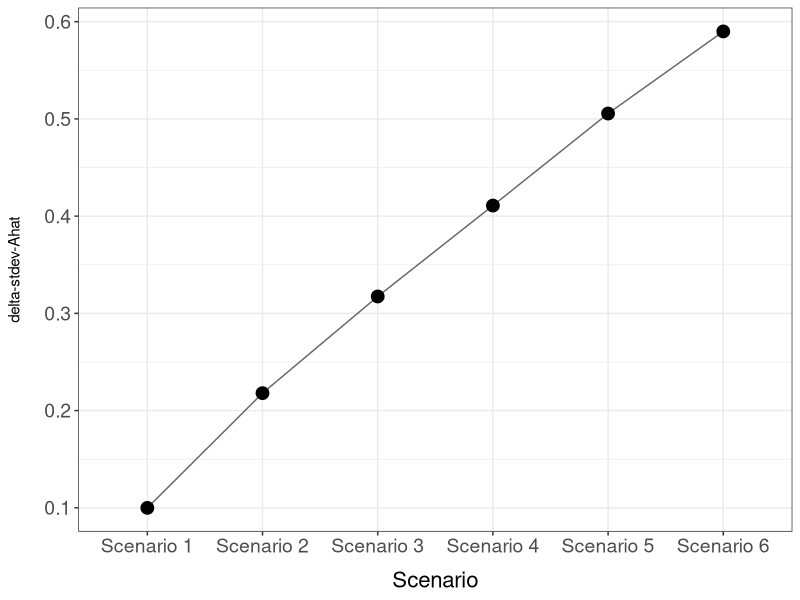
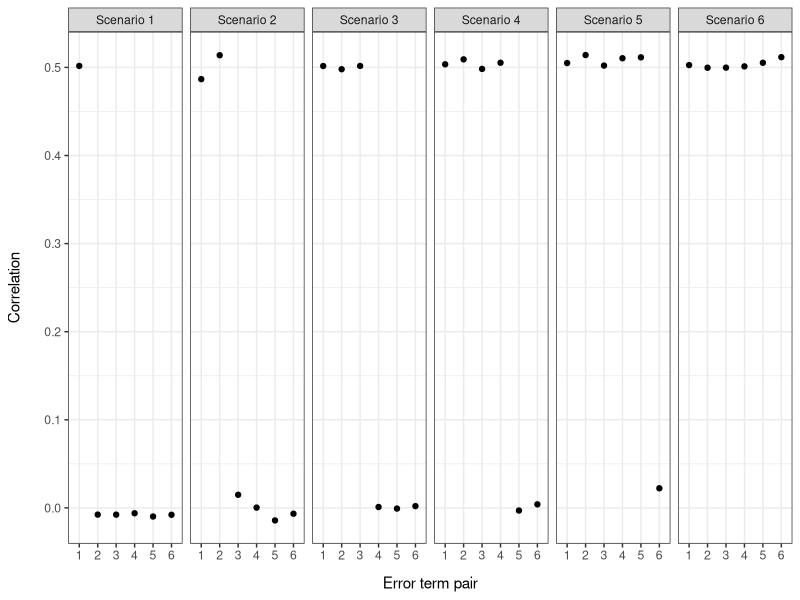

Write the R code that produced these figures, in order.
###############################################################################
#  Appendix demo 5 
#
#  Effect of differences among pairwise correlations.
#  Goal is to produce to graphical outputs:
#   1) a bar graph: y:delta-stdev  x:discrete pairwise scenarios
#   2) facets of point or bar graphs:  y:pairwise correlation, x=6 pairs,
#      facets are the six discrete pairwise scenarios
#
#  November 2026
#
###############################################################################


library(tibble)
library(dplyr)
library(tidyr)
library(stringr)
library(ggplot2)
library(MASS)


############################################################################
#  set fixed parameters and initialize results df
############################################################################
A <- 5   # kelp area, hectares
k <- 0.1
N <- 10000

results_df <- data.frame(
  rho_e1_e2 = numeric(),
  rho_e1_e3 = numeric(),
  rho_e1_e4 = numeric(),
  rho_e2_e3 = numeric(),
  rho_e2_e4 = numeric(),
  rho_e3_e4 = numeric(),
  var_Ahat = numeric()
)
 

############################################################################
# create correlation matrices for the six scenarios of pairwise correlation
# and store in list corr_scenarios
############################################################################

corr_scenarios <- list()
init_matrix <- matrix(0.0, nrow=4, ncol=4)
diag(init_matrix) <- 1


### no pairwise correlation - baseline scenario
corr_scenarios[[1]] <- init_matrix


### one pair correlated
hi_corr_value <- 0.5
corr_matrix <- init_matrix
corr_matrix[1,2] <- hi_corr_value
corr_matrix[2,1] <- hi_corr_value
corr_scenarios[[2]] <- corr_matrix

# test eigen values of correlation matrix to ensure will work with mvrnorm
eigen_vals <- eigen(corr_matrix)$values
if (any(eigen_vals < 0)) {
  print("negative eigen value")
}

### two pair correlated
hi_corr_value <- 0.5
corr_matrix <- init_matrix
corr_matrix[1,2] <- hi_corr_value
corr_matrix[2,1] <- hi_corr_value
corr_matrix[1,3] <- hi_corr_value
corr_matrix[3,1] <- hi_corr_value
corr_scenarios[[3]] <- corr_matrix

### three pair correlated
hi_corr_value <- 0.5
corr_matrix <- init_matrix
corr_matrix[1,2] <- hi_corr_value
corr_matrix[2,1] <- hi_corr_value
corr_matrix[1,3] <- hi_corr_value
corr_matrix[3,1] <- hi_corr_value
corr_matrix[1,4] <- hi_corr_value
corr_matrix[4,1] <- hi_corr_value
corr_scenarios[[4]] <- corr_matrix

### four pair correlated
hi_corr_value <- 0.5
corr_matrix <- init_matrix
corr_matrix[1,2] <- hi_corr_value
corr_matrix[2,1] <- hi_corr_value
corr_matrix[1,3] <- hi_corr_value
corr_matrix[3,1] <- hi_corr_value
corr_matrix[1,4] <- hi_corr_value
corr_matrix[4,1] <- hi_corr_value
corr_matrix[2,3] <- hi_corr_value
corr_matrix[3,2] <- hi_corr_value
corr_scenarios[[5]] <- corr_matrix

### five pair correlated
hi_corr_value <- 0.5
corr_matrix <- init_matrix
corr_matrix[1,2] <- hi_corr_value
corr_matrix[2,1] <- hi_corr_value
corr_matrix[1,3] <- hi_corr_value
corr_matrix[3,1] <- hi_corr_value
corr_matrix[1,4] <- hi_corr_value
corr_matrix[4,1] <- hi_corr_value
corr_matrix[2,3] <- hi_corr_value
corr_matrix[3,2] <- hi_corr_value
corr_matrix[2,4] <- hi_corr_value
corr_matrix[4,2] <- hi_corr_value
corr_scenarios[[6]] <- corr_matrix

### six pair correlated
hi_corr_value <- 0.5
corr_matrix <- init_matrix
corr_matrix[1,2] <- hi_corr_value
corr_matrix[2,1] <- hi_corr_value
corr_matrix[1,3] <- hi_corr_value
corr_matrix[3,1] <- hi_corr_value
corr_matrix[1,4] <- hi_corr_value
corr_matrix[4,1] <- hi_corr_value
corr_matrix[2,3] <- hi_corr_value
corr_matrix[3,2] <- hi_corr_value
corr_matrix[2,4] <- hi_corr_value
corr_matrix[4,2] <- hi_corr_value
corr_matrix[3,4] <- hi_corr_value
corr_matrix[4,3] <- hi_corr_value
corr_scenarios[[7]] <- corr_matrix


  
############################################################################
# loop through pairwise scenarios, create df with simulations for each 
# scenario, save only scenario results 
############################################################################
for (i in seq_along(corr_scenarios)) {
  
  # use corr matrix to generate standard normal random variates as the  
  # starting point for creating the four error sources 
  sim_data <- mvrnorm(n=N, mu=rep(0,4), Sigma=corr_scenarios[[i]])
  iter_df <- as.data.frame(sim_data)
  names(iter_df) <- c("zX1","zX2","zX3","zX4")
  
  # all 4 error terms share same stdev
  error_stdev <- k*A
  
  # scale error z values to actual error values
  iter_df <- iter_df %>%
    mutate(e1 = zX1 * error_stdev,
           e2 = zX2 * error_stdev,
           e3 = zX3 * error_stdev,
           e4 = zX4 * error_stdev)
  
  # calc Ahat - estimate of kelp area A
  iter_df <- iter_df %>%
    mutate(Ahat = A + e1 + e2 + e3 + e4)
  
  # create result record for this iteration and append to results df 
  results_rec <- data.frame(
    rho_e1_e2 = cor(iter_df$e1, iter_df$e2),
    rho_e1_e3 = cor(iter_df$e1, iter_df$e3),
    rho_e1_e4 = cor(iter_df$e1, iter_df$e4),
    rho_e2_e3 = cor(iter_df$e2, iter_df$e3),
    rho_e2_e4 = cor(iter_df$e2, iter_df$e4),
    rho_e3_e4 = cor(iter_df$e3, iter_df$e4),
    var_Ahat = var(iter_df$Ahat)
  )
  results_df <- rbind(results_df, results_rec) 
  
}  # close for loop through corr scenarios


############################################################################
# create final data frame for graphing - add stdev relative to rho=0 
############################################################################

# calc new variable delta-stdev for each scenario. This is the difference
# between the given scenario and the all rho=0 scenario.
baseline_stdev <- sqrt(results_df$var_Ahat[1])
results_df2 <- results_df %>%
  mutate(delta_stdev_Ahat = (sqrt(var_Ahat) - baseline_stdev)/
                              baseline_stdev,
         scenario = str_c("Scenario ",as.character(row_number() - 1))) %>%
  filter(scenario != "Scenario 0") 


############################################################################
# create graphs 
############################################################################
  
# make delta-stdev bar graphs - 1 bar for each scenario
p1 <- ggplot(data = results_df2,
             mapping = aes(x=scenario, y=delta_stdev_Ahat)) +
      geom_line(mapping = aes(group=1), color="gray40") +
      geom_point(size=4) +
      theme_bw() +
      theme(
        axis.title.x = element_text(margin = margin(t=10), size=16),
        axis.title.y = element_text(margin = margin(r=15)),
        axis.text = element_text(size=14)
      ) +
      scale_x_discrete(name="Scenario") +
      scale_y_continuous(name="delta-stdev-Ahat")


# make scenario facet graphs showing corr for each error pair
# first pivot longer to make tidy for use of faceting
pair_data <- results_df2 %>% 
  dplyr::select(-var_Ahat, -delta_stdev_Ahat) %>%
  pivot_longer(cols=c("rho_e1_e2","rho_e1_e3","rho_e1_e4","rho_e2_e3",
                      "rho_e2_e4","rho_e3_e4"), names_to="error_pair",
                      values_to="correlation")

p2 <- ggplot(data = pair_data,
             mapping = aes(x=error_pair, y=correlation)) +
      geom_point() +
      facet_grid(col=vars(scenario)) +
      theme_bw() +
      theme(
        axis.title.x = element_text(margin=margin(t=10)),
        axis.title.y = element_text(margin=margin(r=15))
      ) +
      scale_x_discrete(labels=c(1,2,3,4,5,6), name="Error term pair") +
      scale_y_continuous(name="Correlation")
